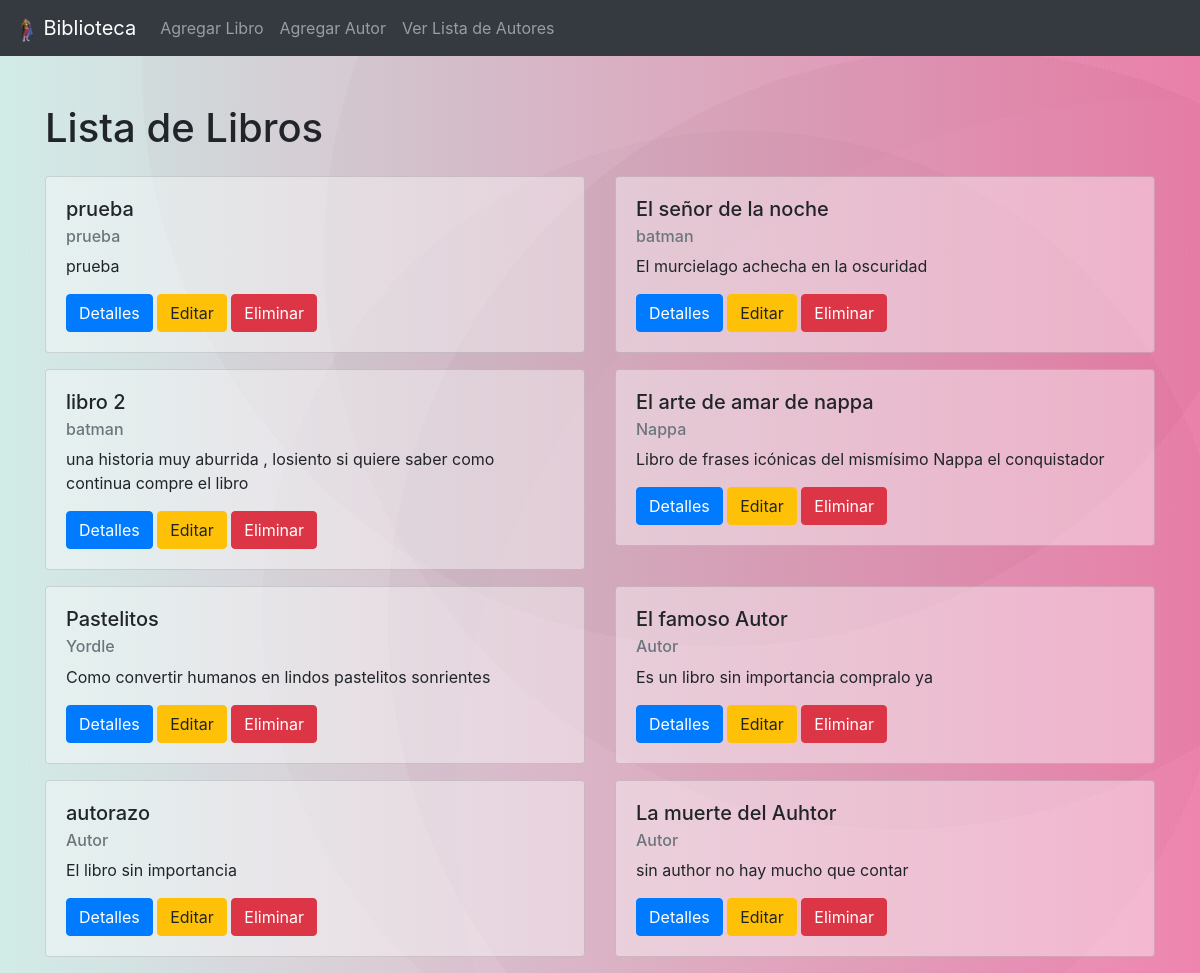
The page / on the database its author committed.
### tables this page shows
CREATE TABLE `libro` (
  `idLibro` int NOT NULL AUTO_INCREMENT,
  `Titulo` varchar(255) DEFAULT NULL,
  `Descripcion` varchar(255) DEFAULT NULL,
  `Paginas` int DEFAULT NULL,
  `Fecha_salida` date DEFAULT NULL,
  `Autor_idAutor` int NOT NULL,
  PRIMARY KEY (`idLibro`),
  KEY `fk_Libro_Autor_idx` (`Autor_idAutor`),
  CONSTRAINT `fk_Libro_Autor` FOREIGN KEY (`Autor_idAutor`) REFERENCES `autor` (`idAutor`)
);

CREATE TABLE `autor` (
  `idAutor` int NOT NULL AUTO_INCREMENT,
  `Nombre` varchar(105) DEFAULT NULL,
  PRIMARY KEY (`idAutor`)
);

### index.php (the view, shortened to what this page needs)
<?php
include 'db.php';
$query = "SELECT
            Libro.idLibro,
            Libro.Titulo,
            Libro.Descripcion,
            Libro.Paginas,
            Libro.Fecha_salida,
            Autor.Nombre AS autor_nombre
          FROM
            Libro
          JOIN
            Autor
          ON
            Libro.Autor_idAutor = Autor.idAutor";
$stmt = $pdo->prepare($query);
$stmt->execute();
$books = $stmt->fetchAll(PDO::FETCH_ASSOC);
?>
<!DOCTYPE html>
<html lang="en">
<head>
    <link href="https://maxcdn.bootstrapcdn.com/bootstrap/4.5.2/css/bootstrap.min.css" rel="stylesheet">
    <link rel="stylesheet" href="assets\css\body.css">
</head>
<body>
    <nav class="navbar navbar-expand-lg navbar-dark bg-dark">
        <a class="navbar-brand" href="index.php"> <img src="assets\img\lina.png" alt="">
            Biblioteca</a>
        <div class="collapse navbar-collapse" id="navbarNav">
            <ul class="navbar-nav">
                <li class="nav-item">
                    <a class="nav-link" href="add.php">Agregar Libro</a>
                </li>
                <li class="nav-item">
                    <a class="nav-link" href="add_author.php">Agregar Autor</a>
                </li>
                <li class="nav-item">
                    <a href="authors.php" class="nav-link">Ver Lista de Autores</a>
                </li>
            </ul>
        </div>
    </nav>
    <div class="container mt-5">
        <h1 class="mb-4">Lista de Libros</h1>
        <div class="row">
            <?php foreach ($books as $book) : ?>
                <div class="col-12 col-md-6 mb-3">
                    <div class="card" style="background-color: rgba(255, 255, 255, 0.4);">
                        <div class="card-body">
                            <h5 class="card-title"><?php echo htmlspecialchars($book['Titulo']); ?></h5>
                            <h6 class="card-subtitle mb-2 text-muted"><?php echo htmlspecialchars($book['autor_nombre']); ?></h6>
                            <p class="card-text"><?php echo htmlspecialchars($book['Descripcion']); ?></p>
                            <a href="details.php?idLibro=<?php echo $book['idLibro']; ?>" class="btn btn-primary">Detalles</a>
                            <a href="edit.php?idLibro=<?php echo $book['idLibro']; ?>" class="btn btn-warning">Editar</a>
                            <a href="delete.php?idLibro=<?php echo $book['idLibro']; ?>" class="btn btn-danger" onclick="return confirm('¿Estás seguro de que quieres eliminar este libro?');">Eliminar</a>
                        </div>
                    </div>
                </div>
            <?php endforeach; ?>
        </div>
    </div>
</body>
</html>

### assets/css/body.css (style rules this page uses)
body { background-image: radial-gradient(circle at 75% 26%, rgba(116, 116, 116,0.04) 0%, rgba(116, 116, 116,0.04) 50%,rgba(222, 222, 222,0.04) 50%, rgba(222, 222, 222,0.04) 100%),radial-gradient(circle at 62% 63%, rgba(60, 60, 60,0.04) 0%, rgba(60, 60, 60,0.04) 50%,rgba(152, 152, 152,0.04) 50%, rgba(152, 152, 152,0.04) 100%),radial-gradient(circle at 80% 64%, rgba(108, 108, 108,0.04) 0%, rgba(108, 108, 108,0.04) 50%,rgba(252, 252, 252,0.04) 50%, rgba(252, 252, 252,0.04) 100%),radial-gradient(circle at 97% 83%, rgba(184, 184, 184,0.04) 0%, rgba(184, 184, 184,0.04) 50%,rgba(137, 137, 137,0.04) 50%, rgba(137, 137, 137,0.04) 100%),radial-gradient(circle at 60% 7%, rgba(69, 69, 69,0.04) 0%, rgba(69, 69, 69,0.04) 50%,rgba(211, 211, 211,0.04) 50%, rgba(211, 211, 211,0.04) 100%),linear-gradient(90deg, rgb(212, 245, 239),rgb(253, 123, 174)); }
img { max-width: 24px; max-height: 24px; }

### rows shown on the page
libro: Titulo "prueba", Autor_idAutor.Nombre "prueba", Descripcion "prueba"
libro: Titulo "El señor de la noche", Autor_idAutor.Nombre "batman", Descripcion "El murcielago achecha en la oscuridad"
libro: Titulo "libro 2", Autor_idAutor.Nombre "batman", Descripcion "una historia muy aburrida , losiento si quiere saber como continua compre el libro"
libro: Titulo "El arte de amar de nappa", Autor_idAutor.Nombre "Nappa", Descripcion "Libro de frases icónicas del mismísimo Nappa el conquistador"
libro: Titulo "Pastelitos", Autor_idAutor.Nombre "Yordle", Descripcion "Como convertir humanos en lindos pastelitos sonrientes"
libro: Titulo "El famoso Autor", Autor_idAutor.Nombre "Autor", Descripcion "Es un libro sin importancia compralo ya"
libro: Titulo "autorazo", Autor_idAutor.Nombre "Autor", Descripcion "El libro sin importancia"
libro: Titulo "La muerte del Auhtor", Autor_idAutor.Nombre "Autor", Descripcion "sin author no hay mucho que contar"
